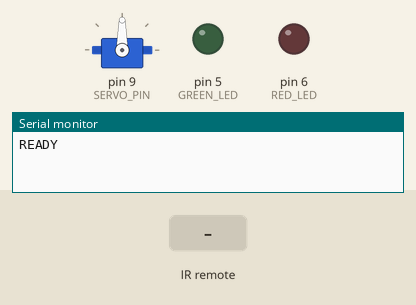
A sketch run on a simulated Arduino Uno, built with avr-gcc and run on an emulated ATmega328P. Shown: servo, output pins drawn as LEDs (lit = HIGH), the last lines printed to the serial monitor. The test bench sets the inputs (shaded band). EEPROM starts erased.

Above: at 1.2 s.
1.3 s: infrared code 0xBD42CA8B received
At 2.1 s:
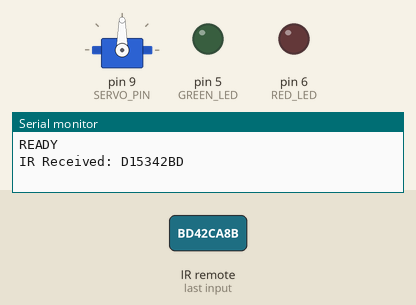
2.8 s: infrared code 0xBF40CA8B received
At 3.3 s:
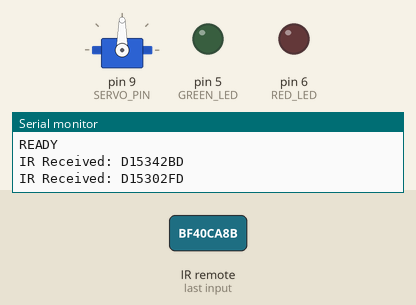
4.3 s: infrared code 0xBC43CA8B received
At 5.6 s:
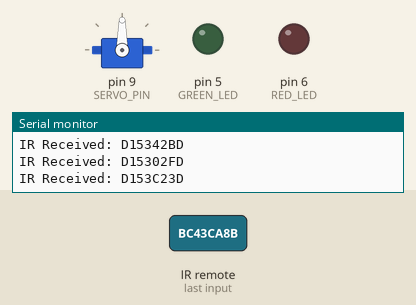
Timing chart, 0 to 7.3 s (numbered marks = the images above; inputs shaded):
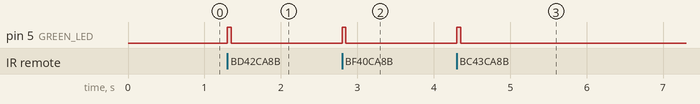

Measured:
- after the input at 1.3 s, pin 5 (GREEN_LED): LOW → HIGH at once, → LOW 0.05 s later
- after the input at 2.8 s, pin 5 (GREEN_LED): LOW → HIGH at once, → LOW 0.05 s later
- after the input at 4.3 s, pin 5 (GREEN_LED): LOW → HIGH at once, → LOW 0.05 s later

The sketch:

sequence_and_light-v1.ino
```cpp
#include <IRremote.hpp>
#include <Servo.h>
#include <EEPROM.h>

//due to interferrence, the code will get ir signal that is out of range
//light works, but due to thin pin will make the light seem to not work

// -------- PIN SETUP --------
const int IR_PIN = 2;
const int SERVO_PIN = 9;
const int GREEN_LED = 5;
const int RED_LED = 6;

// -------- SERVO POSITIONS --------
const int LOCK_POS = 90;
const int UNLOCK_POS = 0;

Servo lockServo;

// -------- PASSWORD SETTINGS --------
const int SEQ_LENGTH = 4;

unsigned long entered[SEQ_LENGTH];
int indexPos = 0;

// ----- YOUR NEW BUTTON CODES -----
unsigned long BTN_LEFT  = 0xBD42CA8B;
unsigned long BTN_UP    = 0xBF40CA8B;
unsigned long BTN_RIGHT = 0xBC43CA8B;
unsigned long BTN_DOWN  = 0xBE41CA8B;

// default EEPROM password (these 4)
unsigned long defaultPass[SEQ_LENGTH] = {
  BTN_LEFT,
  BTN_UP,
  BTN_RIGHT,
  BTN_DOWN
};

// ENTER Button
unsigned long ENTER_CODE = 0xEC13CA8B;

// ----- TIMER SETTINGS -----
unsigned long unlockTime = 0;
const unsigned long AUTO_LOCK_TIME = 500;  // 20 seconds

// EEPROM password storage buffer
unsigned long storedPass[SEQ_LENGTH];

// --------------------------------------------------
//  EEPROM HELPERS
// --------------------------------------------------

void writePasswordToEEPROM(unsigned long *pass) {
  for (int i = 0; i < SEQ_LENGTH; i++) {
    EEPROM.put(i * sizeof(unsigned long), pass[i]);
  }
}

void readPasswordFromEEPROM(unsigned long *pass) {
  for (int i = 0; i < SEQ_LENGTH; i++) {
    EEPROM.get(i * sizeof(unsigned long), pass[i]);
  }
}

bool isEEPROMBlank() {
  for (int i = 0; i < SEQ_LENGTH; i++) {
    unsigned long test;
    EEPROM.get(i * sizeof(unsigned long), test);
    if (test != 0xFFFFFFFF && test != 0) return false;
  }
  return true;
}

// --------------------------------------------------
//  LED HELPERS
// --------------------------------------------------

void blinkGreenFast() {
  digitalWrite(GREEN_LED, HIGH);
  delay(50);
  digitalWrite(GREEN_LED, LOW);
}

void blinkGreenUnlock() {
  for (int i = 0; i < 10; i++) {
    digitalWrite(GREEN_LED, HIGH);
    delay(1000);
    digitalWrite(GREEN_LED, LOW);
    delay(1000);
  }
}

void blinkRedError() {
  for (int i = 0; i < 3; i++) {
    digitalWrite(RED_LED, HIGH);
    delay(200);
    digitalWrite(RED_LED, LOW);
    delay(200);
  }
}

// --------------------------------------------------
//  SETUP
// --------------------------------------------------

void setup() {
  Serial.begin(9600);
  IrReceiver.begin(IR_PIN, ENABLE_LED_FEEDBACK);

  pinMode(GREEN_LED, OUTPUT);
  pinMode(RED_LED, OUTPUT);

  lockServo.attach(SERVO_PIN);
  lockServo.write(LOCK_POS);

  if (isEEPROMBlank()) {
    writePasswordToEEPROM(defaultPass);
  }

  readPasswordFromEEPROM(storedPass);

  Serial.println("READY");
}

// --------------------------------------------------
//  MAIN LOOP
// --------------------------------------------------

void loop() {

  // ---------- AUTO LOCK ----------
  if (unlockTime > 0 && millis() - unlockTime >= AUTO_LOCK_TIME) {
    lockServo.write(LOCK_POS);
    unlockTime = 0;
  }

  // ---------- IR READ ----------
  if (IrReceiver.decode()) {

    unsigned long code = IrReceiver.decodedIRData.decodedRawData;
    Serial.print("IR Received: ");
    Serial.println(code, HEX);

    // ----- THROW OUT BAD SIGNALS -----
    if (code == 0 || code == 0xFFFFFFFF) {
      IrReceiver.resume();
      return;
    }

    // ----- VALID CODE → BLINK GREEN -----
    blinkGreenFast();

    // ----- BLOCK HELD BUTTONS -----
    if (indexPos > 0 && code == entered[indexPos - 1]) {
      Serial.println("Ignored: Duplicate held button.");
      IrReceiver.resume();
      return;
    }

    // ----- ENTER BUTTON -----
    if (code == ENTER_CODE) {

      if (indexPos == SEQ_LENGTH) {
        bool correct = true;
        for (int i = 0; i < SEQ_LENGTH; i++) {
          if (entered[i] != storedPass[i]) {
            correct = false;
            break;
          }
        }

        if (correct) {
          Serial.println("Password Correct! Unlocking...");
          lockServo.write(UNLOCK_POS);
          unlockTime = millis();

          blinkGreenUnlock();   // <-- green flashing WHILE unlocking
        } else {
          Serial.println("Incorrect Password!");
          blinkRedError();
        }
      } else {
        Serial.println("Sequence incomplete.");
        blinkRedError();
      }

      indexPos = 0;
      IrReceiver.resume();
      return;
    }

    // ----- STORE REGULAR BUTTON -----
    if (indexPos < SEQ_LENGTH) {
      entered[indexPos] = code;
      indexPos++;
    }

    IrReceiver.resume();
  }
}
```
